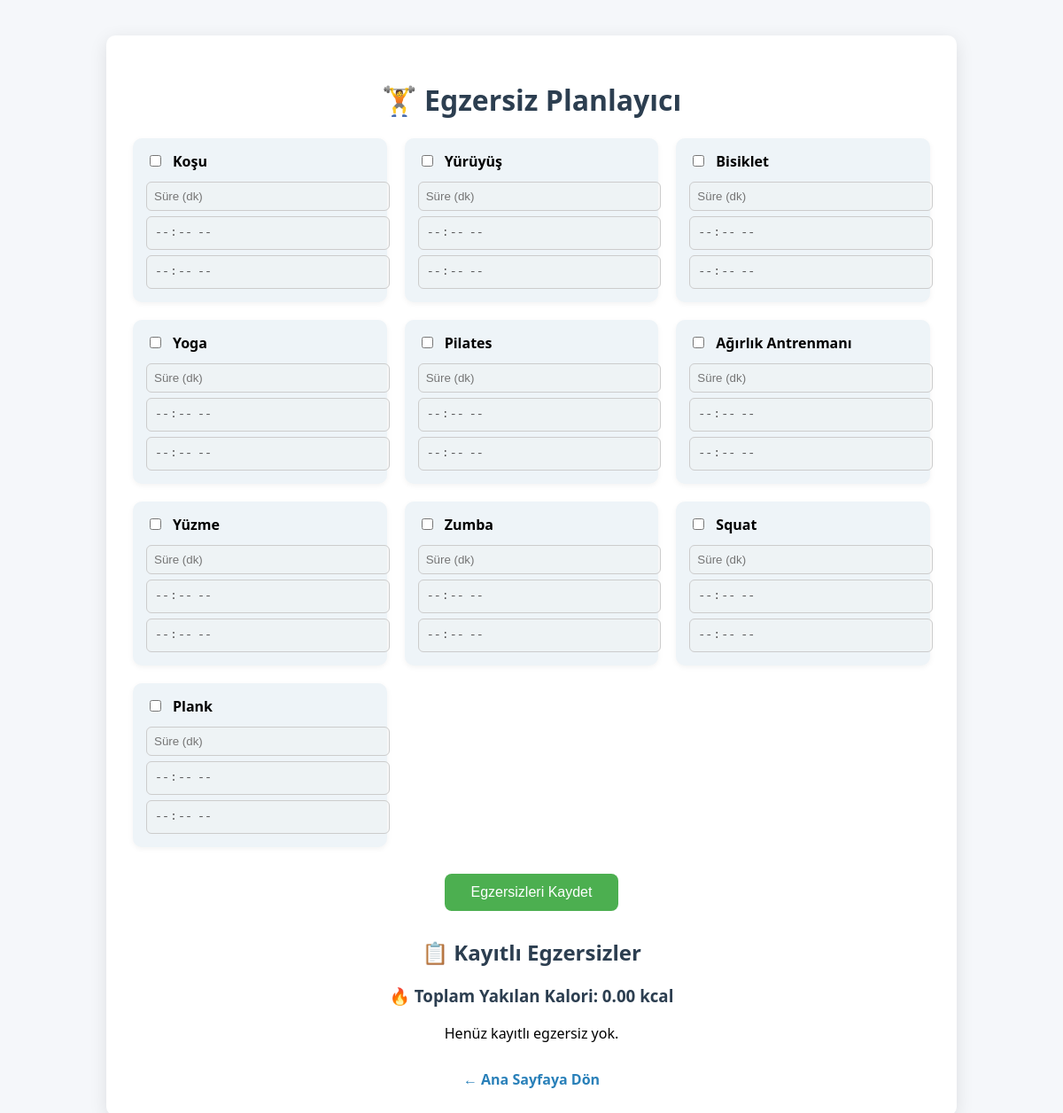
The app's page /pages/egzersizplanlayici.php, older data.
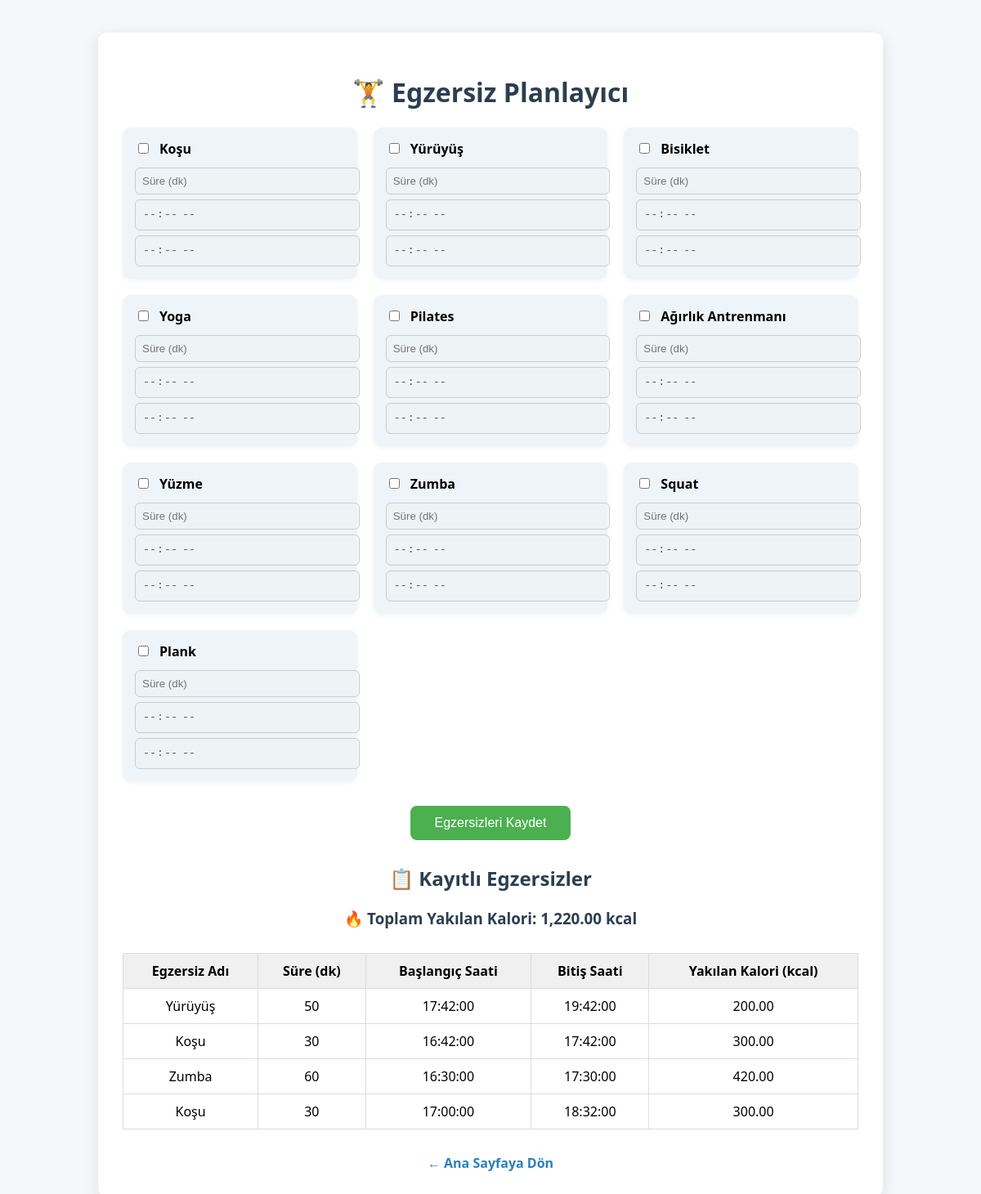
The same page, newer data.
### tables this page shows
CREATE TABLE `egzersizler` (
  `id` int(11) NOT NULL,
  `user_id` int(11) NOT NULL,
  `egzersiz_adi` varchar(100) NOT NULL,
  `suresi` int(11) NOT NULL,
  `baslangic_saati` time DEFAULT NULL,
  `bitis_saati` time DEFAULT NULL,
  `created_at` timestamp NOT NULL DEFAULT current_timestamp()
);

### pages/egzersizplanlayici.php (the view, shortened to what this page needs)
<?php
include __DIR__ . '/../includes/connection.php';
$userId = $_SESSION['user_id'] ?? 1;
$egzersizListesi = [
    "Koşu",
    "Yürüyüş",
    "Bisiklet",
    "Yoga",
    "Pilates",
    "Ağırlık Antrenmanı",
    "Yüzme",
    "Zumba",
    "Squat",
    "Plank"
];
$kaloriOranlari = [
    "Koşu" => 10,
    "Yürüyüş" => 4,
    "Bisiklet" => 8,
    "Yoga" => 3,
    "Pilates" => 4,
    "Ağırlık Antrenmanı" => 6,
    "Yüzme" => 9,
    "Zumba" => 7,
    "Squat" => 5,
    "Plank" => 4
];
$stmt = $connection->prepare("SELECT * FROM egzersizler WHERE user_id = :user_id ORDER BY id DESC");
$stmt->execute([':user_id' => $userId]);
$egzersizler = $stmt->fetchAll(PDO::FETCH_ASSOC);
$toplamKalori = 0;
foreach ($egzersizler as $egz) {
    $sure = (float)$egz['suresi'];
    $adi = $egz['egzersiz_adi'];
    if (isset($kaloriOranlari[$adi])) {
        $toplamKalori += $sure * $kaloriOranlari[$adi];
    }
}
?>
<!DOCTYPE html>
<html lang="tr">
<head>
</head>
<body>
<div class="container">
    <h1>🏋️ Egzersiz Planlayıcı</h1>
    <form method="post">
        <div class="egzersiz-listesi">
            <?php foreach ($egzersizListesi as $egzersiz):
                $id = md5($egzersiz);
                ?>
                <div class="egzersiz-item">
                    <label>
                        <input type="checkbox" onclick="toggleFields(this)" data-target="<?= $id ?>">
                        <?= htmlspecialchars($egzersiz) ?>
                    </label>
                    <input type="number" name="egzersiz[<?= $egzersiz ?>][sure]" id="sure-<?= $id ?>" placeholder="Süre (dk)" min="0" disabled>
                    <input type="time" name="egzersiz[<?= $egzersiz ?>][baslangic]" id="start-<?= $id ?>" disabled>
                    <input type="time" name="egzersiz[<?= $egzersiz ?>][bitis]" id="end-<?= $id ?>" disabled>
                </div>
            <?php endforeach; ?>
        </div>
        <button type="submit">Egzersizleri Kaydet</button>
    </form>
    <h2>📋 Kayıtlı Egzersizler</h2>
    <h3>🔥 Toplam Yakılan Kalori: <?= number_format($toplamKalori, 2) ?> kcal</h3>
    <?php if (count($egzersizler) > 0): ?>
        <table>
            <thead>
            <tr>
                <th>Egzersiz Adı</th>
                <th>Süre (dk)</th>
                <th>Başlangıç Saati</th>
                <th>Bitiş Saati</th>
                <th>Yakılan Kalori (kcal)</th>
            </tr>
            </thead>
            <tbody>
            <?php foreach ($egzersizler as $row):
                $kalori = 0;
                if (isset($kaloriOranlari[$row['egzersiz_adi']])) {
                    $kalori = $row['suresi'] * $kaloriOranlari[$row['egzersiz_adi']];
                }
                ?>
                <tr>
                    <td><?= htmlspecialchars($row['egzersiz_adi']) ?></td>
                    <td><?= htmlspecialchars($row['suresi']) ?></td>
                    <td><?= $row['baslangic_saati'] ?? '-' ?></td>
                    <td><?= $row['bitis_saati'] ?? '-' ?></td>
                    <td><?= number_format($kalori, 2) ?></td>
                </tr>
            <?php endforeach; ?>
            </tbody>
        </table>
    <?php else: ?>
        <p style="text-align:center;">Henüz kayıtlı egzersiz yok.</p>
    <?php endif; ?>
    <a href="../index.php">← Ana Sayfaya Dön</a>
</div>
</body>
</html>

### pages/egzersizplanlayici.php (style rules this page uses)
body { font-family: 'Segoe UI', sans-serif; background-color: #f5f7fa; margin: 0; padding: 0; }
.container { max-width: 900px; margin: 40px auto; background-color: white; padding: 30px; border-radius: 10px; box-shadow: 0 5px 20px rgba(0,0,0,0.1); }
h1, h2, h3 { text-align: center; color: #2c3e50; }
form { margin-top: 20px; }
.egzersiz-listesi { display: grid; grid-template-columns: repeat(auto-fit, minmax(270px, 1fr)); gap: 20px; }
.egzersiz-item { background-color: #eef4f8; padding: 15px; border-radius: 10px; box-shadow: 0 2px 6px rgba(0,0,0,0.05); }
.egzersiz-item label { font-weight: bold; margin-bottom: 6px; display: flex; align-items: center; gap: 10px; }
.egzersiz-item input[type="number"], .egzersiz-item input[type="time"] { width: 100%; margin-top: 6px; padding: 8px; border-radius: 6px; border: 1px solid #ccc; }
button { display: block; margin: 30px auto; background-color: #4CAF50; color: white; padding: 12px 30px; border: none; border-radius: 8px; font-size: 16px; cursor: pointer; }
table { width: 100%; border-collapse: collapse; margin-top: 30px; }
table th, table td { padding: 10px; border: 1px solid #ddd; text-align: center; }
table th { background-color: #f0f0f0; }
a { display: block; text-align: center; margin-top: 30px; text-decoration: none; color: #2980b9; font-weight: bold; }

Row changes from the older to the newer data that the page shows:
added egzersizler: egzersiz_adi "Yürüyüş", suresi "50", baslangic_saati "17:42:00", bitis_saati "19:42:00", kalori "200.00"
added egzersizler: egzersiz_adi "Koşu", suresi "30", baslangic_saati "16:42:00", bitis_saati "17:42:00", kalori "300.00"
added egzersizler: egzersiz_adi "Zumba", suresi "60", baslangic_saati "16:30:00", bitis_saati "17:30:00", kalori "420.00"
added egzersizler: egzersiz_adi "Koşu", suresi "30", baslangic_saati "17:00:00", bitis_saati "18:32:00", kalori "300.00"
Text that changed along with them:
$toplamKalori: "0.00" → "1,220.00"
text no longer shown: "Henüz kayıtlı egzersiz yok."
text now shown: "Egzersiz Adı Süre (dk) Başlangıç Saati Bitiş Saati Yakılan Kalori (kcal)"
